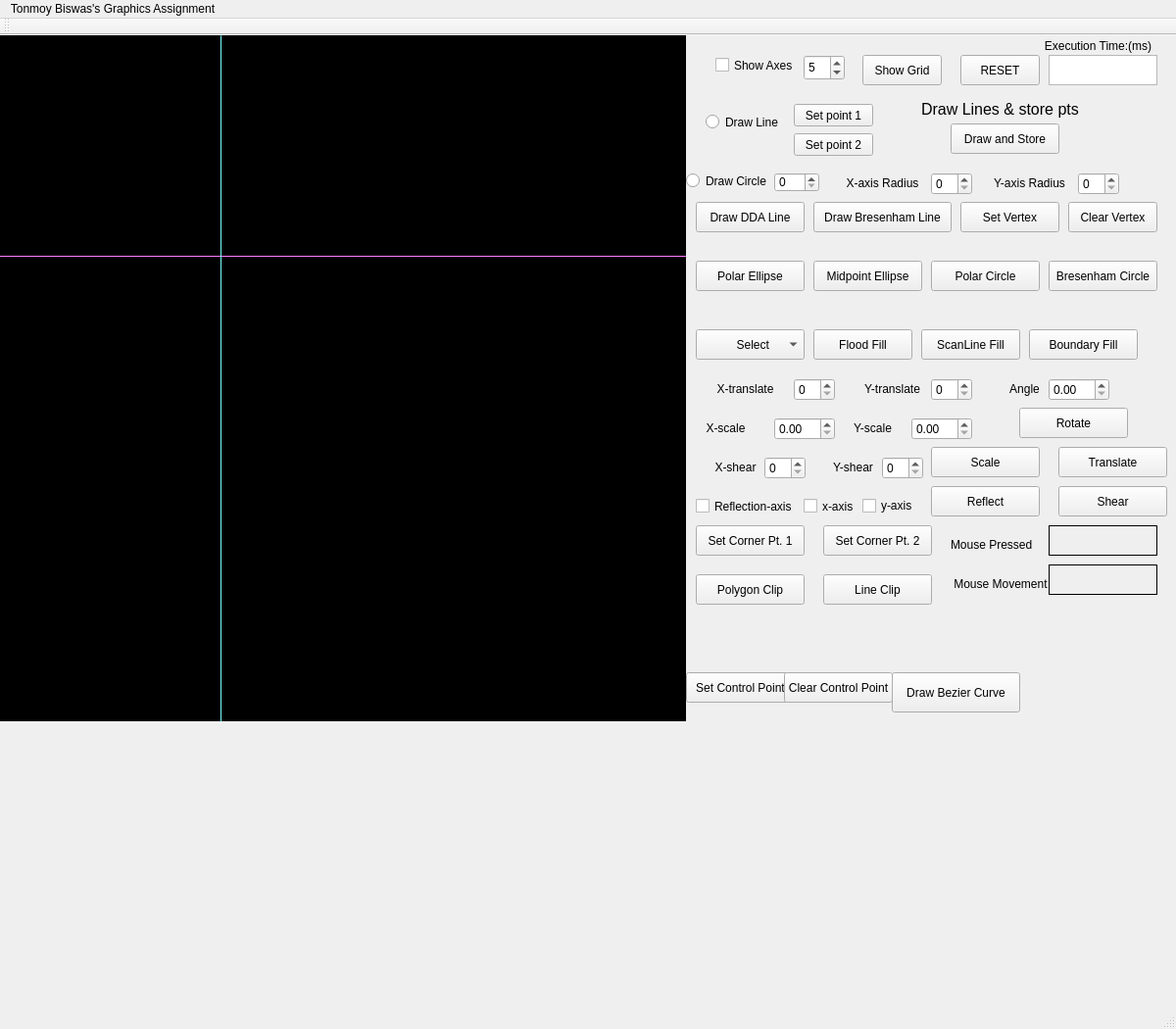
<?xml version="1.0" encoding="UTF-8"?>
<ui version="4.0">
 <class>MainWindow</class>
 <widget class="QMainWindow" name="MainWindow">
  <property name="geometry">
   <rect>
    <x>0</x>
    <y>0</y>
    <width>1200</width>
    <height>1050</height>
   </rect>
  </property>
  <property name="sizePolicy">
   <sizepolicy hsizetype="Expanding" vsizetype="Expanding">
    <horstretch>0</horstretch>
    <verstretch>0</verstretch>
   </sizepolicy>
  </property>
  <property name="windowTitle">
   <string>MainWindow</string>
  </property>
  <widget class="QWidget" name="centralWidget">
   <widget class="my_label" name="frame">
    <property name="geometry">
     <rect>
      <x>0</x>
      <y>0</y>
      <width>700</width>
      <height>700</height>
     </rect>
    </property>
    <property name="cursor">
     <cursorShape>CrossCursor</cursorShape>
    </property>
    <property name="mouseTracking">
     <bool>true</bool>
    </property>
    <property name="styleSheet">
     <string notr="true">background-color: rgb(0, 0, 0);</string>
    </property>
    <property name="frameShape">
     <enum>QFrame::Box</enum>
    </property>
    <property name="lineWidth">
     <number>1</number>
    </property>
    <property name="text">
     <string/>
    </property>
   </widget>
   <widget class="QLabel" name="mouse_movement">
    <property name="geometry">
     <rect>
      <x>1070</x>
      <y>540</y>
      <width>111</width>
      <height>31</height>
     </rect>
    </property>
    <property name="cursor">
     <cursorShape>IBeamCursor</cursorShape>
    </property>
    <property name="frameShape">
     <enum>QFrame::Panel</enum>
    </property>
    <property name="text">
     <string/>
    </property>
   </widget>
   <widget class="QLabel" name="label_3">
    <property name="geometry">
     <rect>
      <x>960</x>
      <y>550</y>
      <width>121</width>
      <height>20</height>
     </rect>
    </property>
    <property name="text">
     <string>    Mouse Movement</string>
    </property>
   </widget>
   <widget class="QLabel" name="mouse_pressed">
    <property name="geometry">
     <rect>
      <x>1070</x>
      <y>500</y>
      <width>111</width>
      <height>31</height>
     </rect>
    </property>
    <property name="cursor">
     <cursorShape>IBeamCursor</cursorShape>
    </property>
    <property name="frameShape">
     <enum>QFrame::Panel</enum>
    </property>
    <property name="text">
     <string/>
    </property>
   </widget>
   <widget class="QLabel" name="label_5">
    <property name="geometry">
     <rect>
      <x>970</x>
      <y>510</y>
      <width>91</width>
      <height>20</height>
     </rect>
    </property>
    <property name="text">
     <string>Mouse Pressed</string>
    </property>
   </widget>
   <widget class="Line" name="x_axis">
    <property name="geometry">
     <rect>
      <x>0</x>
      <y>225</y>
      <width>700</width>
      <height>1</height>
     </rect>
    </property>
    <property name="styleSheet">
     <string notr="true">background-color: rgb(255, 85, 255);</string>
    </property>
    <property name="orientation">
     <enum>Qt::Horizontal</enum>
    </property>
   </widget>
   <widget class="Line" name="y_axis">
    <property name="geometry">
     <rect>
      <x>225</x>
      <y>0</y>
      <width>1</width>
      <height>700</height>
     </rect>
    </property>
    <property name="styleSheet">
     <string notr="true">
background-color: rgb(85, 255, 255);</string>
    </property>
    <property name="orientation">
     <enum>Qt::Vertical</enum>
    </property>
   </widget>
   <widget class="QCheckBox" name="show_axes">
    <property name="geometry">
     <rect>
      <x>730</x>
      <y>20</y>
      <width>91</width>
      <height>21</height>
     </rect>
    </property>
    <property name="cursor">
     <cursorShape>PointingHandCursor</cursorShape>
    </property>
    <property name="text">
     <string>Show Axes</string>
    </property>
   </widget>
   <widget class="QPushButton" name="DrawDDALine">
    <property name="geometry">
     <rect>
      <x>710</x>
      <y>170</y>
      <width>111</width>
      <height>31</height>
     </rect>
    </property>
    <property name="cursor">
     <cursorShape>PointingHandCursor</cursorShape>
    </property>
    <property name="text">
     <string>Draw DDA Line</string>
    </property>
   </widget>
   <widget class="QSpinBox" name="circle_radius">
    <property name="geometry">
     <rect>
      <x>790</x>
      <y>140</y>
      <width>46</width>
      <height>20</height>
     </rect>
    </property>
    <property name="cursor">
     <cursorShape>PointingHandCursor</cursorShape>
    </property>
   </widget>
   <widget class="QRadioButton" name="draw_circle">
    <property name="geometry">
     <rect>
      <x>700</x>
      <y>140</y>
      <width>91</width>
      <height>17</height>
     </rect>
    </property>
    <property name="cursor">
     <cursorShape>PointingHandCursor</cursorShape>
    </property>
    <property name="text">
     <string>Draw Circle</string>
    </property>
   </widget>
   <widget class="QRadioButton" name="draw_line">
    <property name="geometry">
     <rect>
      <x>720</x>
      <y>80</y>
      <width>77</width>
      <height>17</height>
     </rect>
    </property>
    <property name="cursor">
     <cursorShape>PointingHandCursor</cursorShape>
    </property>
    <property name="text">
     <string>Draw Line</string>
    </property>
   </widget>
   <widget class="QPushButton" name="set_point1">
    <property name="geometry">
     <rect>
      <x>810</x>
      <y>70</y>
      <width>81</width>
      <height>23</height>
     </rect>
    </property>
    <property name="cursor">
     <cursorShape>PointingHandCursor</cursorShape>
    </property>
    <property name="text">
     <string>Set point 1</string>
    </property>
   </widget>
   <widget class="QPushButton" name="set_point2">
    <property name="geometry">
     <rect>
      <x>810</x>
      <y>100</y>
      <width>81</width>
      <height>23</height>
     </rect>
    </property>
    <property name="cursor">
     <cursorShape>PointingHandCursor</cursorShape>
    </property>
    <property name="text">
     <string>Set point 2</string>
    </property>
   </widget>
   <widget class="QPushButton" name="pushButton">
    <property name="geometry">
     <rect>
      <x>980</x>
      <y>20</y>
      <width>81</width>
      <height>31</height>
     </rect>
    </property>
    <property name="cursor">
     <cursorShape>PointingHandCursor</cursorShape>
    </property>
    <property name="text">
     <string>RESET</string>
    </property>
   </widget>
   <widget class="QPushButton" name="pushButton_shGrid">
    <property name="geometry">
     <rect>
      <x>880</x>
      <y>20</y>
      <width>81</width>
      <height>31</height>
     </rect>
    </property>
    <property name="cursor">
     <cursorShape>PointingHandCursor</cursorShape>
    </property>
    <property name="text">
     <string>Show Grid</string>
    </property>
   </widget>
   <widget class="QSpinBox" name="spinBox">
    <property name="geometry">
     <rect>
      <x>820</x>
      <y>20</y>
      <width>42</width>
      <height>26</height>
     </rect>
    </property>
    <property name="cursor">
     <cursorShape>PointingHandCursor</cursorShape>
    </property>
    <property name="value">
     <number>5</number>
    </property>
   </widget>
   <widget class="QPushButton" name="DrawBresenhamLine">
    <property name="geometry">
     <rect>
      <x>830</x>
      <y>170</y>
      <width>141</width>
      <height>31</height>
     </rect>
    </property>
    <property name="cursor">
     <cursorShape>PointingHandCursor</cursorShape>
    </property>
    <property name="text">
     <string>Draw Bresenham Line</string>
    </property>
   </widget>
   <widget class="QPushButton" name="polarCircle">
    <property name="geometry">
     <rect>
      <x>950</x>
      <y>230</y>
      <width>111</width>
      <height>31</height>
     </rect>
    </property>
    <property name="cursor">
     <cursorShape>PointingHandCursor</cursorShape>
    </property>
    <property name="text">
     <string>Polar Circle</string>
    </property>
   </widget>
   <widget class="QLabel" name="label">
    <property name="geometry">
     <rect>
      <x>1060</x>
      <y>0</y>
      <width>121</width>
      <height>21</height>
     </rect>
    </property>
    <property name="text">
     <string>Execution Time:(ms)</string>
    </property>
    <property name="alignment">
     <set>Qt::AlignCenter</set>
    </property>
   </widget>
   <widget class="QTextBrowser" name="exec_time">
    <property name="geometry">
     <rect>
      <x>1070</x>
      <y>20</y>
      <width>111</width>
      <height>31</height>
     </rect>
    </property>
    <property name="cursor" stdset="0">
     <cursorShape>IBeamCursor</cursorShape>
    </property>
   </widget>
   <widget class="QPushButton" name="bresenhamMidpointCircle">
    <property name="geometry">
     <rect>
      <x>1070</x>
      <y>230</y>
      <width>111</width>
      <height>31</height>
     </rect>
    </property>
    <property name="cursor">
     <cursorShape>PointingHandCursor</cursorShape>
    </property>
    <property name="text">
     <string>Bresenham Circle</string>
    </property>
   </widget>
   <widget class="QSpinBox" name="xaxisRadius">
    <property name="geometry">
     <rect>
      <x>950</x>
      <y>140</y>
      <width>42</width>
      <height>23</height>
     </rect>
    </property>
    <property name="cursor">
     <cursorShape>PointingHandCursor</cursorShape>
    </property>
   </widget>
   <widget class="QSpinBox" name="yaxisRadius">
    <property name="geometry">
     <rect>
      <x>1100</x>
      <y>140</y>
      <width>42</width>
      <height>23</height>
     </rect>
    </property>
    <property name="cursor">
     <cursorShape>PointingHandCursor</cursorShape>
    </property>
   </widget>
   <widget class="QLabel" name="label_2">
    <property name="geometry">
     <rect>
      <x>860</x>
      <y>140</y>
      <width>81</width>
      <height>21</height>
     </rect>
    </property>
    <property name="text">
     <string>X-axis Radius</string>
    </property>
    <property name="alignment">
     <set>Qt::AlignCenter</set>
    </property>
   </widget>
   <widget class="QLabel" name="label_4">
    <property name="geometry">
     <rect>
      <x>1010</x>
      <y>140</y>
      <width>81</width>
      <height>21</height>
     </rect>
    </property>
    <property name="text">
     <string>Y-axis Radius</string>
    </property>
    <property name="alignment">
     <set>Qt::AlignCenter</set>
    </property>
   </widget>
   <widget class="QPushButton" name="midpointEllipse">
    <property name="geometry">
     <rect>
      <x>830</x>
      <y>230</y>
      <width>111</width>
      <height>31</height>
     </rect>
    </property>
    <property name="cursor">
     <cursorShape>PointingHandCursor</cursorShape>
    </property>
    <property name="text">
     <string>Midpoint Ellipse</string>
    </property>
   </widget>
   <widget class="QPushButton" name="polarEllipse">
    <property name="geometry">
     <rect>
      <x>710</x>
      <y>230</y>
      <width>111</width>
      <height>31</height>
     </rect>
    </property>
    <property name="cursor">
     <cursorShape>PointingHandCursor</cursorShape>
    </property>
    <property name="text">
     <string>Polar Ellipse</string>
    </property>
   </widget>
   <widget class="QPushButton" name="setVertex">
    <property name="geometry">
     <rect>
      <x>980</x>
      <y>170</y>
      <width>101</width>
      <height>31</height>
     </rect>
    </property>
    <property name="cursor">
     <cursorShape>PointingHandCursor</cursorShape>
    </property>
    <property name="text">
     <string>Set Vertex</string>
    </property>
   </widget>
   <widget class="QPushButton" name="clearVertex">
    <property name="geometry">
     <rect>
      <x>1090</x>
      <y>170</y>
      <width>91</width>
      <height>31</height>
     </rect>
    </property>
    <property name="cursor">
     <cursorShape>PointingHandCursor</cursorShape>
    </property>
    <property name="text">
     <string>Clear Vertex</string>
    </property>
   </widget>
   <widget class="QPushButton" name="scanLineFill">
    <property name="geometry">
     <rect>
      <x>940</x>
      <y>300</y>
      <width>101</width>
      <height>31</height>
     </rect>
    </property>
    <property name="cursor">
     <cursorShape>PointingHandCursor</cursorShape>
    </property>
    <property name="text">
     <string>ScanLine Fill</string>
    </property>
   </widget>
   <widget class="QComboBox" name="fill_selector">
    <property name="geometry">
     <rect>
      <x>710</x>
      <y>300</y>
      <width>111</width>
      <height>31</height>
     </rect>
    </property>
    <property name="cursor">
     <cursorShape>PointingHandCursor</cursorShape>
    </property>
    <property name="layoutDirection">
     <enum>Qt::LeftToRight</enum>
    </property>
    <item>
     <property name="text">
      <string>           Select</string>
     </property>
    </item>
    <item>
     <property name="text">
      <string>4-Point Fill</string>
     </property>
    </item>
    <item>
     <property name="text">
      <string>8-Point Fill</string>
     </property>
    </item>
   </widget>
   <widget class="QPushButton" name="boundaryFill">
    <property name="geometry">
     <rect>
      <x>1050</x>
      <y>300</y>
      <width>111</width>
      <height>31</height>
     </rect>
    </property>
    <property name="cursor">
     <cursorShape>PointingHandCursor</cursorShape>
    </property>
    <property name="text">
     <string>Boundary Fill</string>
    </property>
   </widget>
   <widget class="QPushButton" name="floodFill">
    <property name="geometry">
     <rect>
      <x>830</x>
      <y>300</y>
      <width>101</width>
      <height>31</height>
     </rect>
    </property>
    <property name="cursor">
     <cursorShape>PointingHandCursor</cursorShape>
    </property>
    <property name="text">
     <string>Flood Fill</string>
    </property>
   </widget>
   <widget class="QSpinBox" name="xtranslate">
    <property name="geometry">
     <rect>
      <x>810</x>
      <y>350</y>
      <width>42</width>
      <height>23</height>
     </rect>
    </property>
    <property name="cursor">
     <cursorShape>PointingHandCursor</cursorShape>
    </property>
   </widget>
   <widget class="QSpinBox" name="ytranslate">
    <property name="geometry">
     <rect>
      <x>950</x>
      <y>350</y>
      <width>42</width>
      <height>23</height>
     </rect>
    </property>
    <property name="cursor">
     <cursorShape>PointingHandCursor</cursorShape>
    </property>
   </widget>
   <widget class="QPushButton" name="translation">
    <property name="geometry">
     <rect>
      <x>1080</x>
      <y>420</y>
      <width>111</width>
      <height>31</height>
     </rect>
    </property>
    <property name="cursor">
     <cursorShape>PointingHandCursor</cursorShape>
    </property>
    <property name="text">
     <string>Translate</string>
    </property>
   </widget>
   <widget class="QLabel" name="label_6">
    <property name="geometry">
     <rect>
      <x>720</x>
      <y>350</y>
      <width>81</width>
      <height>21</height>
     </rect>
    </property>
    <property name="text">
     <string>X-translate</string>
    </property>
    <property name="alignment">
     <set>Qt::AlignCenter</set>
    </property>
   </widget>
   <widget class="QLabel" name="label_7">
    <property name="geometry">
     <rect>
      <x>870</x>
      <y>350</y>
      <width>81</width>
      <height>21</height>
     </rect>
    </property>
    <property name="text">
     <string>Y-translate</string>
    </property>
    <property name="alignment">
     <set>Qt::AlignCenter</set>
    </property>
   </widget>
   <widget class="QLabel" name="label_8">
    <property name="geometry">
     <rect>
      <x>700</x>
      <y>390</y>
      <width>81</width>
      <height>21</height>
     </rect>
    </property>
    <property name="text">
     <string>X-scale</string>
    </property>
    <property name="alignment">
     <set>Qt::AlignCenter</set>
    </property>
   </widget>
   <widget class="QLabel" name="label_9">
    <property name="geometry">
     <rect>
      <x>850</x>
      <y>390</y>
      <width>81</width>
      <height>21</height>
     </rect>
    </property>
    <property name="text">
     <string>Y-scale</string>
    </property>
    <property name="alignment">
     <set>Qt::AlignCenter</set>
    </property>
   </widget>
   <widget class="QPushButton" name="scaling">
    <property name="geometry">
     <rect>
      <x>950</x>
      <y>420</y>
      <width>111</width>
      <height>31</height>
     </rect>
    </property>
    <property name="cursor">
     <cursorShape>PointingHandCursor</cursorShape>
    </property>
    <property name="text">
     <string>Scale</string>
    </property>
   </widget>
   <widget class="QSpinBox" name="yshear">
    <property name="geometry">
     <rect>
      <x>900</x>
      <y>430</y>
      <width>42</width>
      <height>23</height>
     </rect>
    </property>
    <property name="cursor">
     <cursorShape>PointingHandCursor</cursorShape>
    </property>
   </widget>
   <widget class="QPushButton" name="shearing">
    <property name="geometry">
     <rect>
      <x>1080</x>
      <y>460</y>
      <width>111</width>
      <height>31</height>
     </rect>
    </property>
    <property name="cursor">
     <cursorShape>PointingHandCursor</cursorShape>
    </property>
    <property name="text">
     <string>Shear</string>
    </property>
   </widget>
   <widget class="QSpinBox" name="xshear">
    <property name="geometry">
     <rect>
      <x>780</x>
      <y>430</y>
      <width>42</width>
      <height>23</height>
     </rect>
    </property>
    <property name="cursor">
     <cursorShape>PointingHandCursor</cursorShape>
    </property>
   </widget>
   <widget class="QLabel" name="label_10">
    <property name="geometry">
     <rect>
      <x>710</x>
      <y>430</y>
      <width>81</width>
      <height>21</height>
     </rect>
    </property>
    <property name="text">
     <string>X-shear</string>
    </property>
    <property name="alignment">
     <set>Qt::AlignCenter</set>
    </property>
   </widget>
   <widget class="QLabel" name="label_11">
    <property name="geometry">
     <rect>
      <x>830</x>
      <y>430</y>
      <width>81</width>
      <height>21</height>
     </rect>
    </property>
    <property name="text">
     <string>Y-shear</string>
    </property>
    <property name="alignment">
     <set>Qt::AlignCenter</set>
    </property>
   </widget>
   <widget class="QCheckBox" name="xaxis">
    <property name="geometry">
     <rect>
      <x>820</x>
      <y>470</y>
      <width>91</width>
      <height>21</height>
     </rect>
    </property>
    <property name="cursor">
     <cursorShape>PointingHandCursor</cursorShape>
    </property>
    <property name="layoutDirection">
     <enum>Qt::LeftToRight</enum>
    </property>
    <property name="text">
     <string>x-axis</string>
    </property>
   </widget>
   <widget class="QCheckBox" name="yaxis">
    <property name="geometry">
     <rect>
      <x>880</x>
      <y>470</y>
      <width>81</width>
      <height>20</height>
     </rect>
    </property>
    <property name="cursor">
     <cursorShape>PointingHandCursor</cursorShape>
    </property>
    <property name="text">
     <string>y-axis</string>
    </property>
   </widget>
   <widget class="QPushButton" name="reflection">
    <property name="geometry">
     <rect>
      <x>950</x>
      <y>460</y>
      <width>111</width>
      <height>31</height>
     </rect>
    </property>
    <property name="cursor">
     <cursorShape>PointingHandCursor</cursorShape>
    </property>
    <property name="text">
     <string>Reflect</string>
    </property>
   </widget>
   <widget class="QLabel" name="label_12">
    <property name="geometry">
     <rect>
      <x>1020</x>
      <y>350</y>
      <width>51</width>
      <height>21</height>
     </rect>
    </property>
    <property name="text">
     <string>Angle</string>
    </property>
    <property name="alignment">
     <set>Qt::AlignCenter</set>
    </property>
   </widget>
   <widget class="QPushButton" name="rotation">
    <property name="geometry">
     <rect>
      <x>1040</x>
      <y>380</y>
      <width>111</width>
      <height>31</height>
     </rect>
    </property>
    <property name="cursor">
     <cursorShape>PointingHandCursor</cursorShape>
    </property>
    <property name="text">
     <string>Rotate</string>
    </property>
   </widget>
   <widget class="QDoubleSpinBox" name="angle">
    <property name="geometry">
     <rect>
      <x>1070</x>
      <y>350</y>
      <width>62</width>
      <height>23</height>
     </rect>
    </property>
    <property name="cursor">
     <cursorShape>PointingHandCursor</cursorShape>
    </property>
   </widget>
   <widget class="QDoubleSpinBox" name="xscale">
    <property name="geometry">
     <rect>
      <x>790</x>
      <y>390</y>
      <width>62</width>
      <height>23</height>
     </rect>
    </property>
    <property name="cursor">
     <cursorShape>PointingHandCursor</cursorShape>
    </property>
   </widget>
   <widget class="QDoubleSpinBox" name="yscale">
    <property name="geometry">
     <rect>
      <x>930</x>
      <y>390</y>
      <width>62</width>
      <height>23</height>
     </rect>
    </property>
    <property name="cursor">
     <cursorShape>PointingHandCursor</cursorShape>
    </property>
   </widget>
   <widget class="QCheckBox" name="reflectionaxis">
    <property name="geometry">
     <rect>
      <x>710</x>
      <y>470</y>
      <width>111</width>
      <height>21</height>
     </rect>
    </property>
    <property name="cursor">
     <cursorShape>PointingHandCursor</cursorShape>
    </property>
    <property name="text">
     <string>Reflection-axis</string>
    </property>
   </widget>
   <widget class="QPushButton" name="setCorner_1">
    <property name="geometry">
     <rect>
      <x>710</x>
      <y>500</y>
      <width>111</width>
      <height>31</height>
     </rect>
    </property>
    <property name="cursor">
     <cursorShape>PointingHandCursor</cursorShape>
    </property>
    <property name="text">
     <string>Set Corner Pt. 1</string>
    </property>
   </widget>
   <widget class="QPushButton" name="setCorner_2">
    <property name="geometry">
     <rect>
      <x>840</x>
      <y>500</y>
      <width>111</width>
      <height>31</height>
     </rect>
    </property>
    <property name="cursor">
     <cursorShape>PointingHandCursor</cursorShape>
    </property>
    <property name="text">
     <string>Set Corner Pt. 2</string>
    </property>
   </widget>
   <widget class="QPushButton" name="lineClip">
    <property name="geometry">
     <rect>
      <x>840</x>
      <y>550</y>
      <width>111</width>
      <height>31</height>
     </rect>
    </property>
    <property name="cursor">
     <cursorShape>PointingHandCursor</cursorShape>
    </property>
    <property name="text">
     <string>Line Clip</string>
    </property>
   </widget>
   <widget class="QPushButton" name="drawAndStore">
    <property name="geometry">
     <rect>
      <x>970</x>
      <y>90</y>
      <width>111</width>
      <height>31</height>
     </rect>
    </property>
    <property name="cursor">
     <cursorShape>PointingHandCursor</cursorShape>
    </property>
    <property name="text">
     <string>Draw and Store</string>
    </property>
   </widget>
   <widget class="QLabel" name="label_13">
    <property name="geometry">
     <rect>
      <x>940</x>
      <y>60</y>
      <width>161</width>
      <height>31</height>
     </rect>
    </property>
    <property name="font">
     <font>
      <pointsize>12</pointsize>
     </font>
    </property>
    <property name="text">
     <string>Draw Lines &amp; store pts:</string>
    </property>
   </widget>
   <widget class="QPushButton" name="polygonClip">
    <property name="geometry">
     <rect>
      <x>710</x>
      <y>550</y>
      <width>111</width>
      <height>31</height>
     </rect>
    </property>
    <property name="cursor">
     <cursorShape>PointingHandCursor</cursorShape>
    </property>
    <property name="text">
     <string>Polygon Clip</string>
    </property>
   </widget>
   <widget class="QPushButton" name="setControlPoint">
    <property name="geometry">
     <rect>
      <x>700</x>
      <y>650</y>
      <width>111</width>
      <height>31</height>
     </rect>
    </property>
    <property name="cursor">
     <cursorShape>PointingHandCursor</cursorShape>
    </property>
    <property name="text">
     <string>Set Control Point</string>
    </property>
   </widget>
   <widget class="QPushButton" name="clearControlPoint">
    <property name="geometry">
     <rect>
      <x>800</x>
      <y>650</y>
      <width>111</width>
      <height>31</height>
     </rect>
    </property>
    <property name="cursor">
     <cursorShape>PointingHandCursor</cursorShape>
    </property>
    <property name="text">
     <string>Clear Control Point</string>
    </property>
   </widget>
   <widget class="QPushButton" name="drawBezierCurve">
    <property name="geometry">
     <rect>
      <x>910</x>
      <y>650</y>
      <width>131</width>
      <height>41</height>
     </rect>
    </property>
    <property name="cursor">
     <cursorShape>PointingHandCursor</cursorShape>
    </property>
    <property name="text">
     <string>Draw Bezier Curve</string>
    </property>
   </widget>
  </widget>
  <widget class="QMenuBar" name="menuBar">
   <property name="geometry">
    <rect>
     <x>0</x>
     <y>0</y>
     <width>1200</width>
     <height>17</height>
    </rect>
   </property>
   <widget class="QMenu" name="menuDebarghya_Maitra_Graphics_Assignment">
    <property name="title">
     <string>Tonmoy Biswas's Graphics Assignment</string>
    </property>
   </widget>
   <addaction name="menuDebarghya_Maitra_Graphics_Assignment"/>
  </widget>
  <widget class="QToolBar" name="mainToolBar">
   <attribute name="toolBarArea">
    <enum>TopToolBarArea</enum>
   </attribute>
   <attribute name="toolBarBreak">
    <bool>false</bool>
   </attribute>
  </widget>
  <widget class="QStatusBar" name="statusBar"/>
 </widget>
 <layoutdefault spacing="6" margin="11"/>
 <customwidgets>
  <customwidget>
   <class>my_label</class>
   <extends>QLabel</extends>
   <header location="global">my_label.h</header>
  </customwidget>
 </customwidgets>
 <resources/>
 <connections/>
</ui>
